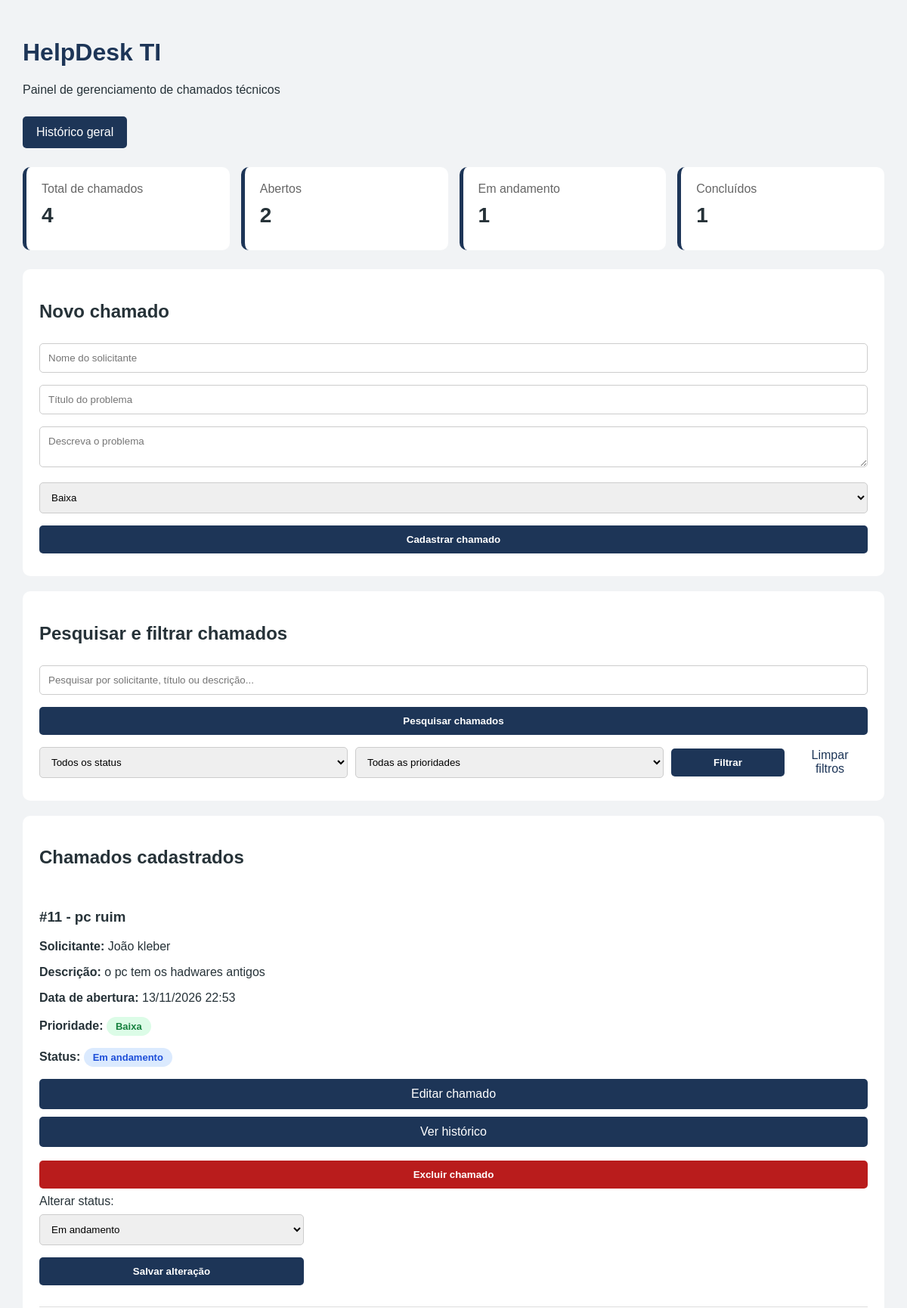
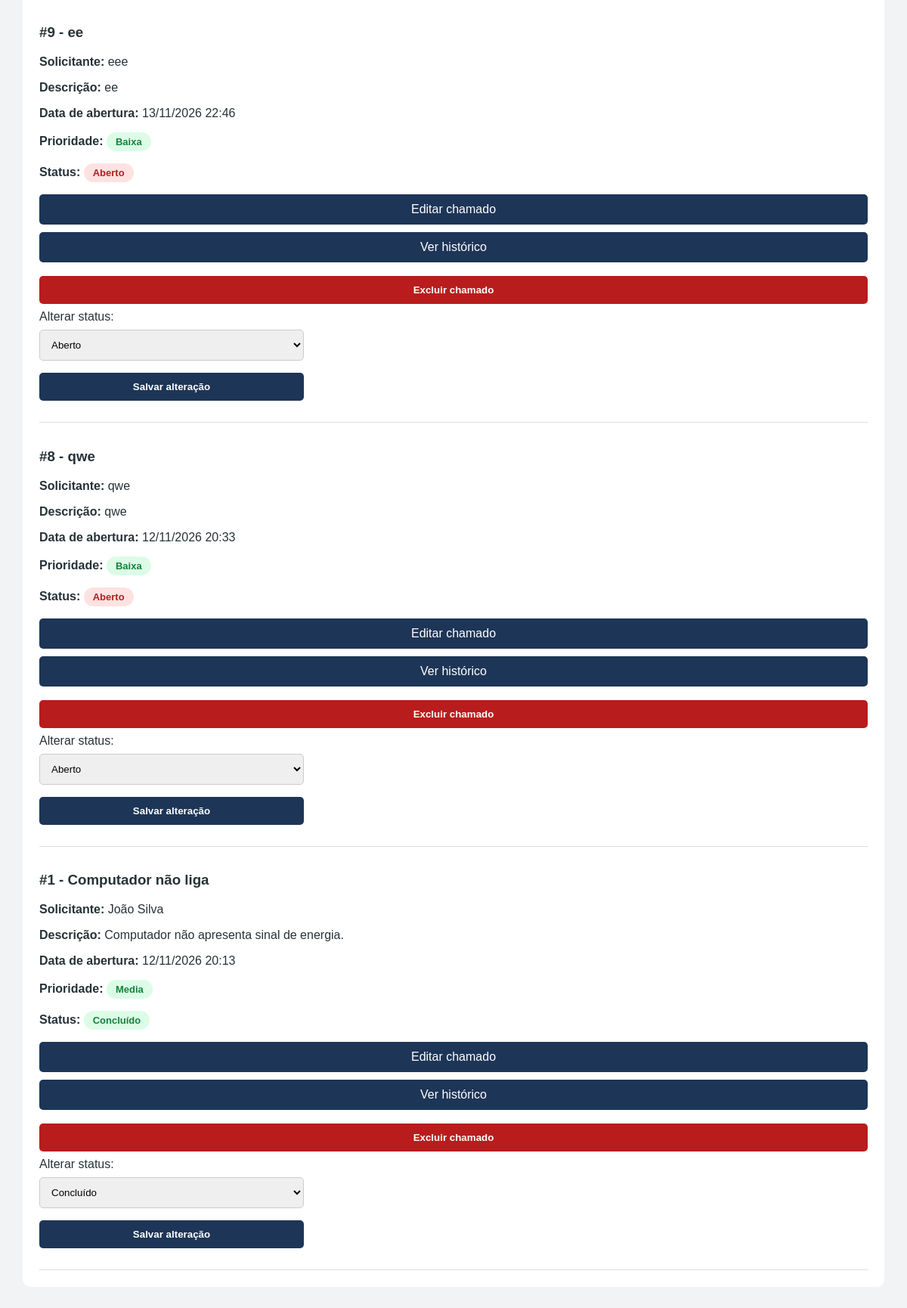
The page / on the database its author committed (2 pictures, top to bottom).
### tables this page shows
CREATE TABLE chamados (
            id INTEGER PRIMARY KEY AUTOINCREMENT,
            solicitante TEXT NOT NULL,
            titulo TEXT NOT NULL,
            descricao TEXT NOT NULL,
            prioridade TEXT NOT NULL,
            status TEXT DEFAULT 'Aberto'
        , data_abertura TEXT);

### app.py (the view, shortened to what this page needs)
@app.route("/")
def inicio():
    banco = conectar()
    status = request.args.get("status", "")
    prioridade = request.args.get("prioridade", "")
    busca = request.args.get("busca", "")
    sql = "SELECT * FROM chamados WHERE 1=1"
    parametros = []
    if status:
        sql += " AND status = ?"
        parametros.append(status)
    if prioridade:
        sql += " AND prioridade = ?"
        parametros.append(prioridade)
    sql += " ORDER BY id DESC"
    chamados = banco.execute(sql, parametros).fetchall()
    total = banco.execute(
        "SELECT COUNT(*) FROM chamados"
    ).fetchone()[0]
    abertos = banco.execute(
        "SELECT COUNT(*) FROM chamados WHERE status = 'Aberto'"
    ).fetchone()[0]
    andamento = banco.execute(
        "SELECT COUNT(*) FROM chamados WHERE status = 'Em andamento'"
    ).fetchone()[0]
    concluidos = banco.execute(
        "SELECT COUNT(*) FROM chamados WHERE status = 'Concluído'"
    ).fetchone()[0]
    banco.close()
    return render_template(
        "index.html",
        chamados=chamados,
        total=total,
        abertos=abertos,
        andamento=andamento,
        concluidos=concluidos,
        status_selecionado=status,
        prioridade_selecionada=prioridade
    )

### app.py (called while the page is built)
def conectar():
    return sqlite3.connect("database.db")

### templates/index.html (shortened to what this page needs)
<!DOCTYPE html>
<html lang="pt-br">
<head>
</head>
<body>
<div class="cabecalho">
    <h1>HelpDesk TI</h1>
    <p>Painel de gerenciamento de chamados técnicos</p>
    <a href="/historico-geral" class="botao-historico">
        Histórico geral
    </a>
</div>
    <div class="painel">
        <div class="card">
            <p>Total de chamados</p>
            <h2>{{ total }}</h2>
        </div>
        <div class="card">
            <p>Abertos</p>
            <h2>{{ abertos }}</h2>
        </div>
        <div class="card">
            <p>Em andamento</p>
            <h2>{{ andamento }}</h2>
        </div>
        <div class="card">
            <p>Concluídos</p>
            <h2>{{ concluidos }}</h2>
        </div>
    </div>
    <div class="container">
        <h2>Novo chamado</h2>
        <form action="/cadastrar" method="POST">
            <input
                type="text"
                name="solicitante"
                placeholder="Nome do solicitante"
                required
            >
            <input
                type="text"
                name="titulo"
                placeholder="Título do problema"
                required
            >
            <textarea
                name="descricao"
                placeholder="Descreva o problema"
                required
            ></textarea>
            <select name="prioridade">
                <option value="Baixa">Baixa</option>
            </select>
            <button type="submit">Cadastrar chamado</button>
        </form>
    </div>
    <div class="container">
        <h2>Pesquisar e filtrar chamados</h2>
        <form action="/" method="GET">
            <input
                type="text"
                name="busca"
                placeholder="Pesquisar por solicitante, título ou descrição..."
                value="{{ busca }}"
            >
            <button type="submit">Pesquisar chamados</button>
        </form>
        <form action="/" method="GET" class="filtros">
            <select name="status">
                <option value="">Todos os status</option>
            </select>
            <select name="prioridade">
                <option value="">Todas as prioridades</option>
            </select>
            <button type="submit">Filtrar</button>
            <a href="/" class="limpar">Limpar filtros</a>
        </form>
    </div>
    <div class="container">
        <h2>Chamados cadastrados</h2>
        {% for chamado in chamados %}
            <div class="chamado">
                <h3>#{{ chamado[0] }} - {{ chamado[2] }}</h3>
                <p><b>Solicitante:</b> {{ chamado[1] }}</p>
                <p><b>Descrição:</b> {{ chamado[3] }}</p>
                <p><b>Data de abertura:</b> {{ chamado[6] }}</p>
                <p>
                    <b>Prioridade:</b>
                    <span class="badge-status
                        {% if chamado[4] == 'Alta' %}prioridade-alta
                        {% elif chamado[4] == 'Média' %}prioridade-media
                        {% else %}prioridade-baixa{% endif %}">
                        {{ chamado[4] }}
                    </span>
                </p>
                <p>
                    <b>Status:</b>
                    <span class="badge-status
                        {% if chamado[5] == 'Aberto' %}aberto
                        {% elif chamado[5] == 'Em andamento' %}andamento
                        {% else %}concluido{% endif %}">
                        {{ chamado[5] }}
                    </span>
                </p>
                <a
                    class="botao-editar"
                    href="/editar/{{ chamado[0] }}"
                >
                    Editar chamado
                </a>
<a
    class="botao-editar"
    href="/historico/{{ chamado[0] }}"
>
    Ver histórico
</a>
                <form
                    action="/excluir/{{ chamado[0] }}"
                    method="POST"
                    onsubmit="return confirm('Tem certeza que deseja excluir este chamado?');"
                >
                    <button
                        type="submit"
                        class="botao-excluir"
                    >
                        Excluir chamado
                    </button>
                </form>
                <form
                    class="status-form"
                    action="/atualizar/{{ chamado[0] }}"
                    method="POST"
                >
                    <label>Alterar status:</label>
                    <select name="status">
                        <option value="Aberto"
                        {% if chamado[5] == 'Aberto' %}selected{% endif %}>
                            Aberto
                        </option>
                        <option value="Em andamento"
                        {% if chamado[5] == 'Em andamento' %}selected{% endif %}>
                            Em andamento
                        </option>
                        <option value="Concluído"
                        {% if chamado[5] == 'Concluído' %}selected{% endif %}>
                            Concluído
                        </option>
                    </select>
                    <button type="submit">Salvar alteração</button>
                </form>
            </div>
        {% else %}
            <p>Nenhum chamado encontrado.</p>
        {% endfor %}
    </div>
</body>
</html>

### templates/index.html (style rules this page uses)
* { box-sizing: border-box; }
body { font-family: Arial, sans-serif; background: #f1f3f5; margin: 0; padding: 30px; color: #263238; }
h1 { color: #1d3557; }
.cabecalho { margin-bottom: 25px; }
.painel { display: grid; grid-template-columns: repeat(4, 1fr); gap: 15px; margin-bottom: 25px; }
.card { background: white; padding: 20px; border-radius: 10px; border-left: 5px solid #1d3557; }
.card h2 { font-size: 28px; margin: 10px 0; }
.card p { color: #666; margin: 0; }
.container { background: white; padding: 22px; border-radius: 10px; margin-bottom: 20px; }
input, textarea, select, button { width: 100%; padding: 11px; margin: 8px 0; border-radius: 5px; border: 1px solid #ccc; font-family: Arial, sans-serif; }
button { background: #1d3557; color: white; border: none; cursor: pointer; font-weight: bold; }
.filtros { display: grid; grid-template-columns: 1fr 1fr 150px 100px; gap: 10px; align-items: center; }
.limpar { color: #1d3557; text-decoration: none; text-align: center; padding: 10px; }
.chamado { border-bottom: 1px solid #ddd; padding: 15px 0 20px; }
.botao-editar { display: block; background: #1d3557; color: white; padding: 11px; text-align: center; text-decoration: none; border-radius: 5px; margin: 10px 0; }
.botao-excluir { background: #b91c1c; }
.status-form { max-width: 350px; }
.badge-status { display: inline-block; padding: 5px 12px; border-radius: 20px; font-size: 13px; font-weight: bold; }
.aberto { background: #fee2e2; color: #b91c1c; }
.andamento { background: #dbeafe; color: #1d4ed8; }
.concluido { background: #dcfce7; color: #15803d; }
.prioridade-baixa { background: #dcfce7; color: #15803d; }
.botao-historico { display: inline-block; background: #1d3557; color: white; padding: 12px 18px; text-decoration: none; border-radius: 5px; margin-top: 10px; }

### rows shown on the page
chamados: id "11", titulo "pc ruim", solicitante "João kleber", descricao "o pc tem os hadwares antigos", data_abertura "13/11/2026 22:53", prioridade "Baixa", status "Em andamento"
chamados: id "9", titulo "ee", solicitante "eee", descricao "ee", data_abertura "13/11/2026 22:46", prioridade "Baixa", status "Aberto"
chamados: id "8", titulo "qwe", solicitante "qwe", descricao "qwe", data_abertura "12/11/2026 20:33", prioridade "Baixa", status "Aberto"
chamados: id "1", titulo "Computador não liga", solicitante "João Silva", descricao "Computador não apresenta sinal de energia.", data_abertura "12/11/2026 20:13", prioridade "Media", status "Concluído"

### other values the page prints
{{ total }} "4"
{{ abertos }} "2"
{{ andamento }} "1"
{{ concluidos }} "1"
